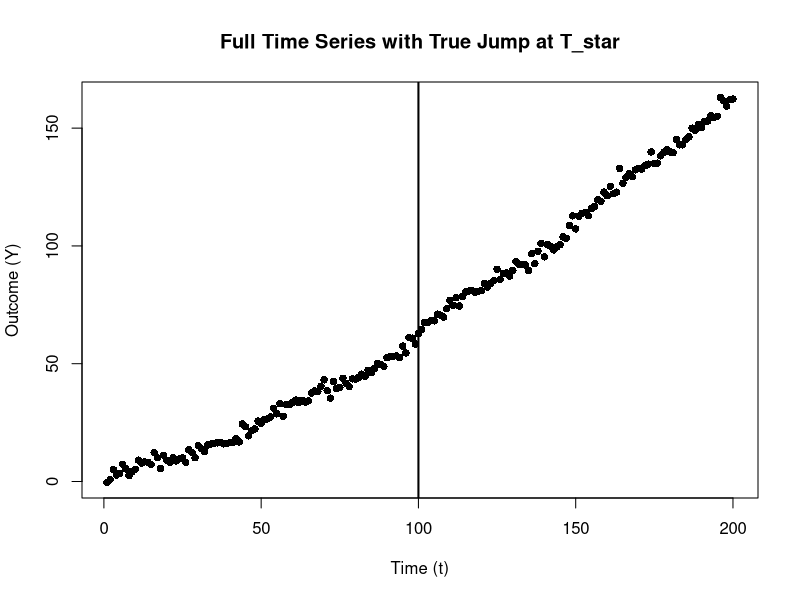
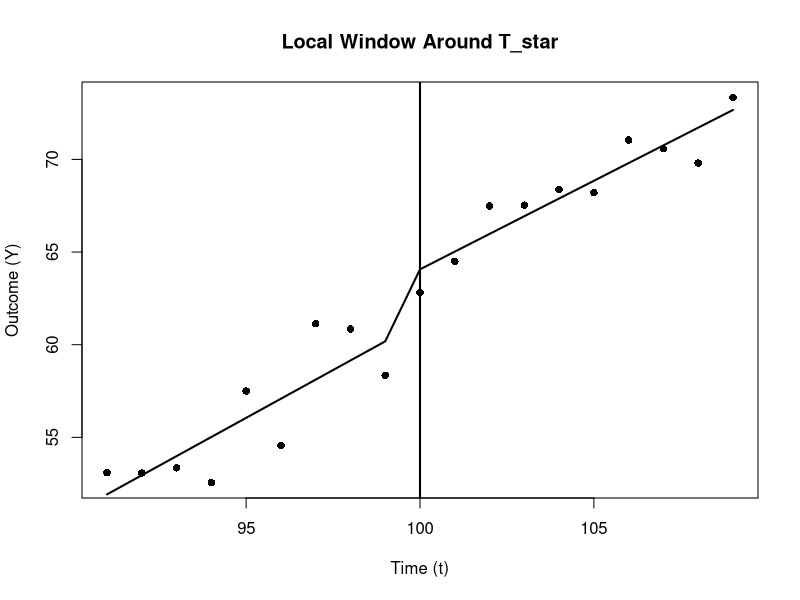
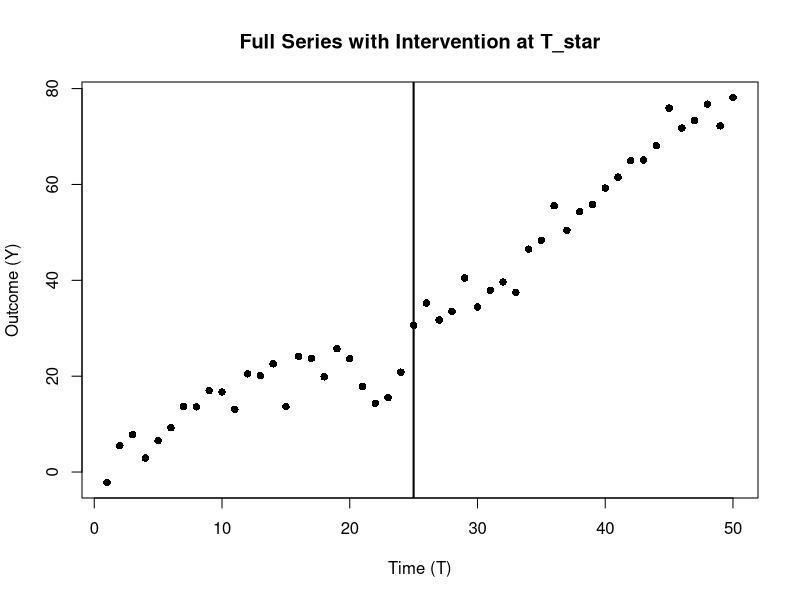
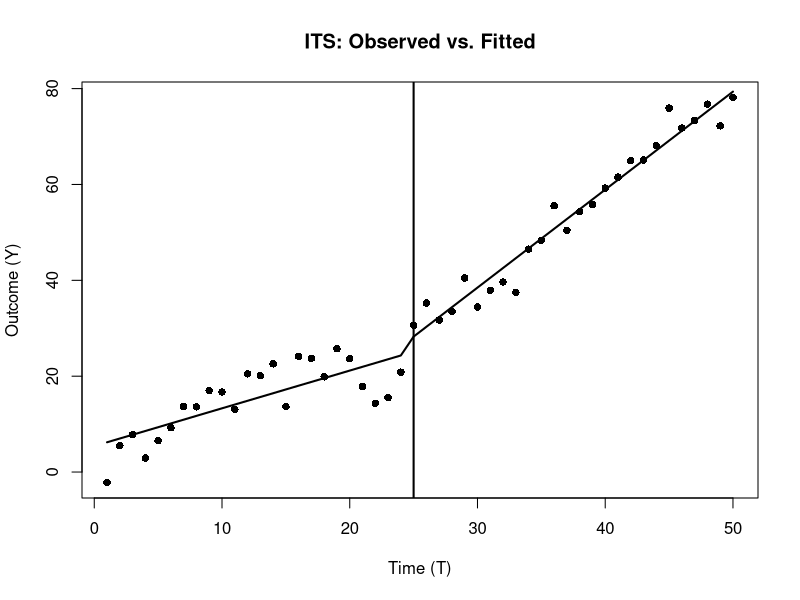

These figures' R source, in order:
## ---- chunk 1
# -------------------------------------------------------------------
# 0. Libraries
# -------------------------------------------------------------------
if(!require("sandwich")) install.packages("sandwich", quiet=TRUE)
if(!require("lmtest"))   install.packages("lmtest",   quiet=TRUE)
library(sandwich)
library(lmtest)

# -------------------------------------------------------------------
# 1. Generate Synthetic Data
# -------------------------------------------------------------------
set.seed(123)
n      <- 200                # total number of time points
T_star <- 100                # cutoff (policy/intervention) time
t_vals <- seq_len(n)         # time index: 1, 2, ..., n

# Outcome Y has a linear pre-trend, a mild quadratic component, 
# and a jump of +5 at T_star
# plus a small sinusoidal seasonality and random noise.
Y <- 0.4 * t_vals +          # baseline slope
     0.002 * (t_vals^2) +    # mild curvature
     ifelse(t_vals >= T_star, 5, 0) +  # jump at T_star
     2*sin(t_vals / 8) +              # mild seasonal pattern
     rnorm(n, sd = 2)                 # random noise

# Optional confounder X that also increases with time
X <- 1.5 * t_vals + rnorm(n, sd=5)

# Store everything in a single data frame
df_full <- data.frame(t = t_vals, Y = Y, X = X)
## ---- chunk 2
# -------------------------------------------------------------------
# 2. Plot the Entire Dataset & Highlight the Cutoff
# -------------------------------------------------------------------
# par(mfrow=c(1,2))  # We'll produce two plots side by side

# Plot 1: Full data
plot(df_full$t, df_full$Y, pch=16,
     xlab="Time (t)", ylab="Outcome (Y)",
     main="Full Time Series with True Jump at T_star")
abline(v=T_star, lwd=2)  # vertical line at the cutoff
## ---- chunk 3
# -------------------------------------------------------------------
# 3. Restrict to a Local Bandwidth (h) Around T_star
# -------------------------------------------------------------------
h <- 10
df_local <- subset(df_full, abs(t - T_star) < h)

# Create variables for local regression
df_local$D           <- ifelse(df_local$t >= T_star, 1, 0)
df_local$t_centered  <- df_local$t - T_star

# -------------------------------------------------------------------
# 4. Baseline Local Linear RDiT Model
# -------------------------------------------------------------------
# Model:
#   Y = alpha_0 + alpha_1*(t - T_star) + tau*D + alpha_2*(t - T_star)*D + error
mod_rdit_linear <- lm(Y ~ t_centered + D + t_centered:D, data = df_local)
# Robust (HC) standard errors for potential serial correlation
res_rdit_linear <- coeftest(mod_rdit_linear, vcov = vcovHC(mod_rdit_linear, type="HC1"))

# -------------------------------------------------------------------
# 5. Local Polynomial (Quadratic) RDiT Model
# -------------------------------------------------------------------
df_local$t_centered2 <- df_local$t_centered^2
mod_rdit_quad <- lm(Y ~ t_centered + t_centered2 + D + t_centered:D + t_centered2:D,
                    data = df_local)
res_rdit_quad <- coeftest(mod_rdit_quad, vcov = vcovHC(mod_rdit_quad, type="HC1"))

# -------------------------------------------------------------------
# 6. Donut Approach: Excluding Observations Near the Cutoff
# -------------------------------------------------------------------
df_donut <- subset(df_local, abs(t - T_star) > 1)  # remove t_star +/- 1 unit
mod_rdit_donut <- lm(Y ~ t_centered + D + t_centered:D, data = df_donut)
res_rdit_donut <- coeftest(mod_rdit_donut, vcov = vcovHC(mod_rdit_donut, type="HC1"))

# -------------------------------------------------------------------
# 7. Placebo Test: Fake Cutoff
# -------------------------------------------------------------------
T_fake <- 120
df_placebo <- subset(df_full, abs(t - T_fake) < h)
df_placebo$D_placebo          <-
    ifelse(df_placebo$t >= T_fake, 1, 0)
df_placebo$t_centered_placebo <- df_placebo$t - T_fake

mod_rdit_placebo <-
    lm(Y ~ t_centered_placebo + D_placebo + t_centered_placebo:D_placebo,
       data = df_placebo)
res_rdit_placebo <-
 coeftest(mod_rdit_placebo, vcov = vcovHC(mod_rdit_placebo, type = "HC1"))

# -------------------------------------------------------------------
# 8. Augmented RDiT Model (Controlling for X)
# -------------------------------------------------------------------
mod_rdit_aug <- lm(Y ~ X + t_centered + D + t_centered:D, data = df_local)
res_rdit_aug <- coeftest(mod_rdit_aug, vcov = vcovHC(mod_rdit_aug, type="HC1"))
## ---- chunk 4
# -------------------------------------------------------------------
# 9. Plot the Local Data and Fitted RDiT Lines
# -------------------------------------------------------------------
plot(
    df_local$t,
    df_local$Y,
    pch = 16,
    xlab = "Time (t)",
    ylab = "Outcome (Y)",
    main = "Local Window Around T_star"
)

# Sort data by centered time for a smooth line
df_local_sorted <- df_local[order(df_local$t_centered),]
pred_linear     <- predict(mod_rdit_linear, newdata = df_local_sorted)
lines(df_local_sorted$t, pred_linear, lwd = 2)

# Add a vertical line at T_star for reference
abline(v=T_star, lwd=2)
## ---- chunk 5
# -------------------------------------------------------------------
# Print Summaries & Brief Interpretation
# -------------------------------------------------------------------

cat(" Local Linear RDiT (Baseline):\n")
print(res_rdit_linear)

cat("\n Local Quadratic RDiT:\n")
print(res_rdit_quad)

cat("\n Donut RDiT (Excluding Observations Near T_star):\n")
print(res_rdit_donut)

cat("\n Placebo Test (Fake Cutoff at T_fake=120):\n")
print(res_rdit_placebo)

cat("\n Augmented RDiT (Controlling for X):\n")
print(res_rdit_aug)
## ---- chunk 6
# -------------------------------------------------------------------
# 0. Libraries
# -------------------------------------------------------------------
if(!require("sandwich")) install.packages("sandwich", quiet=TRUE)
if(!require("lmtest"))   install.packages("lmtest",   quiet=TRUE)
library(sandwich)
library(lmtest)

# -------------------------------------------------------------------
# 1. Generate Synthetic Data
# -------------------------------------------------------------------
set.seed(456)
n       <- 50               # total number of time points
T_star  <- 25               # intervention time
t_vals  <- seq_len(n)       # time index: 1, 2, ..., n
## ---- chunk 7
Y <- 1.0 * t_vals +                      # baseline slope
  ifelse(t_vals >= T_star, 10, 0) +   # immediate jump of +10 at T_star
  
  # additional slope post-intervention
  ifelse(t_vals >= T_star, 0.5 * (t_vals - T_star), 0) +
  5 * sin(t_vals / 6) +                # mild seasonal pattern
  rnorm(n, sd = 3)                   # random noise

# Combine into a data frame
df_its <- data.frame(time = t_vals, Y = Y)

# -------------------------------------------------------------------
# 2. Define Key ITS Variables
# -------------------------------------------------------------------
## ---- chunk 8
df_its$D  <- ifelse(df_its$time >= T_star, 1, 0)
df_its$T  <- df_its$time
df_its$P  <- ifelse(df_its$time >= T_star, df_its$time - T_star, 0)

# -------------------------------------------------------------------
# 3. Plot the Entire Dataset & Highlight the Intervention
# -------------------------------------------------------------------
plot(
    df_its$T,
    df_its$Y,
    pch = 16,
    xlab = "Time (T)",
    ylab = "Outcome (Y)",
    main = "Full Series with Intervention at T_star"
)
abline(v = T_star, lwd = 2)  # vertical line for the intervention
## ---- chunk 9
# -------------------------------------------------------------------
# 4. Fit the Comprehensive ITS Model (Segmented Regression)
# -------------------------------------------------------------------
mod_its <- lm(Y ~ T + D + I(T*D) + P, data = df_its)

# Use robust standard errors to account for potential autocorrelation
res_its <- coeftest(mod_its, vcov = vcovHC(mod_its, type="HC1"))

# -------------------------------------------------------------------
# 5. Create Fitted Values for Plotting
# -------------------------------------------------------------------
df_its$pred_its <- predict(mod_its)

# Counterfactual: what would have happened if no intervention occurred
# (i.e., set D = 0 and P = 0 so only baseline trend remains)
df_its$pred_counterfactual <- predict(
    mod_its,
    newdata = transform(df_its, D = 0, P = 0)
)
## ---- chunk 10
# -------------------------------------------------------------------
# 6. Plot the Observed Data & Fitted ITS Lines
# -------------------------------------------------------------------
plot(df_its$T, df_its$Y, pch=16,
     xlab="Time (T)", ylab="Outcome (Y)",
     main="ITS: Observed vs. Fitted")
abline(v=T_star, lwd=2)
lines(df_its$T, df_its$pred_its, lwd=2)
## ---- chunk 11
# -------------------------------------------------------------------
# 7. Summaries & Brief Interpretation
# -------------------------------------------------------------------

print(res_its)
## ---- chunk 12
# -------------------------------------------------------------------
# 0. Libraries
# -------------------------------------------------------------------
if(!require("sandwich")) install.packages("sandwich", quiet=TRUE)
if(!require("lmtest"))   install.packages("lmtest",   quiet=TRUE)
library(sandwich)
library(lmtest)

# -------------------------------------------------------------------
# 1. Generate Synthetic Data
# -------------------------------------------------------------------
set.seed(111)
n       <- 150             # total number of time points
T_star  <- 80              # cutoff/intervention time
t_vals  <- seq_len(n)      # time index: 1, 2, ..., n
## ---- chunk 13
h <- 5  # bandwidth for local discontinuity
within_h <- abs(t_vals - T_star) < h  # indicator for local region
## ---- chunk 14

Y <- 0.3 * t_vals +                                        # baseline slope
     ifelse(t_vals >= T_star, 5, 0) +                      # immediate jump
     ifelse(t_vals >= T_star, 0.2*(t_vals - T_star), 0) +  # slope change
     ifelse(t_vals >= T_star, 0.1*(t_vals - T_star), 0) +  # sustained effect
     ifelse(within_h, 2*(t_vals - T_star), 0) +            # local polynomial jump
     rnorm(n, sd=2)                                        # noise

# Put it in a data frame
df <- data.frame(t = t_vals, Y = Y)

# -------------------------------------------------------------------
# 2. Define Variables for a Single Unified Model
# -------------------------------------------------------------------
df$D   <- ifelse(df$t >= T_star, 1, 0)          # intervention dummy
df$T_c <- df$t                                 # rename time to T_c for clarity
df$P   <- ifelse(df$t >= T_star, df$t - T_star, 0)  # time since intervention

# Indicator for local region (± h around T_star)
df$local_indicator <- ifelse(abs(df$t - T_star) < h, 1, 0)

# Center time around T_star for local polynomial
df$t_centered <- df$t - T_star

# -------------------------------------------------------------------
# 3. Fit the Unified "Augmented ITS + RDiT" Model
# -------------------------------------------------------------------
## ---- chunk 15
mod_hybrid <- lm(
  Y ~ T_c + D + I(T_c*D) + P +
       I(t_centered * local_indicator) +
       I(t_centered * D * local_indicator),
  data = df
)

# Robust standard errors
res_hybrid <- coeftest(mod_hybrid, vcov = vcovHC(mod_hybrid, type = "HC1"))

# -------------------------------------------------------------------
# 4. A Two-Stage Approach for Illustrative Purposes
# -------------------------------------------------------------------
# STAGE 1: Local RDiT to estimate extra local jump around T_star ± h
df_local <- subset(df, abs(t - T_star) < h)
mod_local <- lm(Y ~ t_centered*D, data = df_local)

# estimate of the jump at T_star from local model
tau_hat <- coef(mod_local)["D"]  

# Adjust outcome by subtracting local jump * D
df$Y_star <- df$Y - tau_hat * df$D

# STAGE 2: Fit a standard ITS on the adjusted outcome Y_star
mod_its_adjusted <- lm(Y_star ~ T_c + D + I(T_c*D) + P, data = df)
res_its_adjusted <-
    coeftest(mod_its_adjusted, vcov = vcovHC(mod_its_adjusted, type = "HC1"))
## ---- chunk 16
print(res_hybrid)

cat("\n Two-Stage Approach:\n")
cat("   (1) Local RDiT => estimated local jump = ", round(tau_hat,2), "\n")
cat("   (2) Standard ITS on adjusted outcome:\n")
print(res_its_adjusted)
